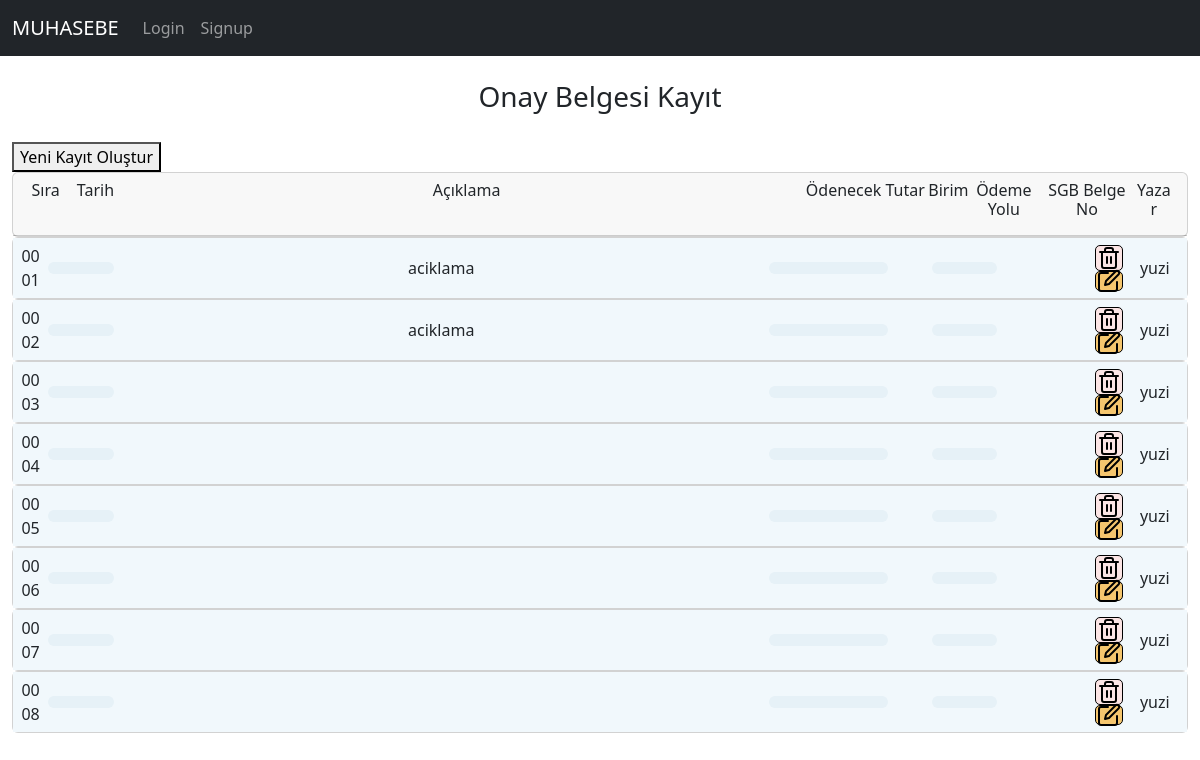
The page /defter_onay_list on the database as committed earlier.
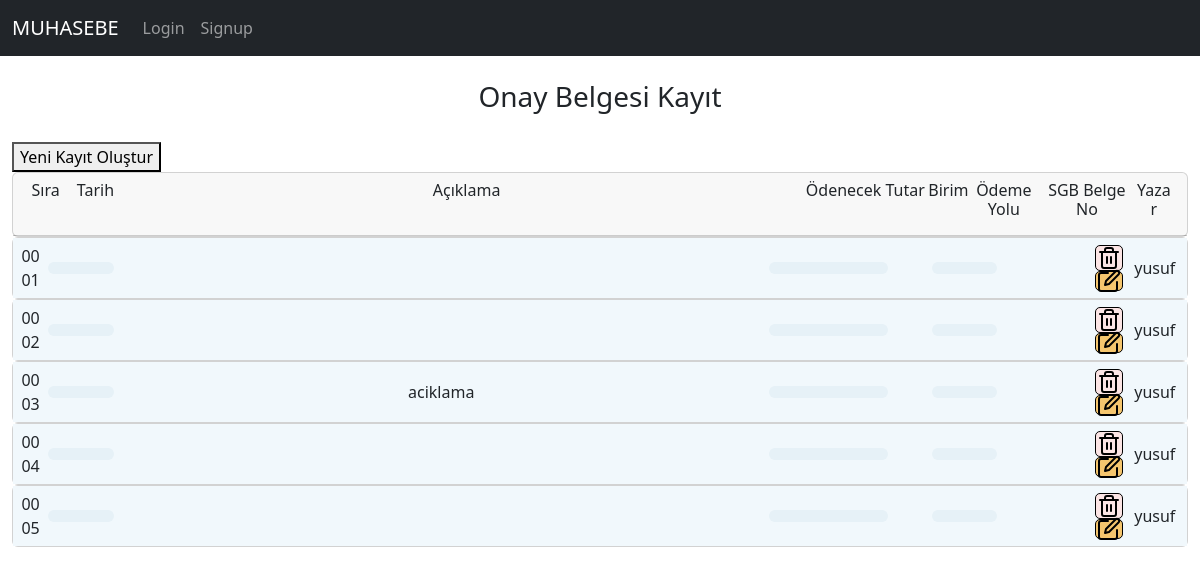
The same page on the database as committed later.
### muhapp/models.py (models this page shows, shortened)
class OnayRegisterModel(models.Model):
    username = models.ForeignKey(User, on_delete=models.CASCADE, null=True)
    onay_no = models.CharField(max_length = 100)
    onay_aciklama = models.CharField(max_length = 100, default='my_default_value')
    onay_tarih = models.DateField(default=datetime.now)
    onay_odemetutar = models.CharField(max_length = 20)
    onay_parabirimi = models.CharField(max_length = 20)
    onay_odemeyolu = models.CharField(max_length = 20)

### muhapp/views.py (the view)
# urls.py: path('defter_onay_list', views.defter_onay_list_view, name="defter_onay_list"),         # onay bilgileri listeleme
def defter_onay_list_view(request):
    defter_onay_list = models.OnayRegisterModel.objects.all()
    defter_onay_list = {"defter_onay_list":defter_onay_list}
    return render(request, 'muhapp/defter_onay_list.html', context=defter_onay_list)

### muhapp/templates/muhapp/defter_onay_list.html (shortened to what this page needs)
{% extends "base.html" %}
{% load static %}
{%block content%}
<div class="" style=" margin: auto; padding-bottom: 50px; width: 98%;">
    <h3 style="padding-bottom: 20px; text-align:center">Onay Belgesi Kayıt</h3>
    <button id="openNewWindowButton">Yeni Kayıt Oluştur</button>
    <div class="" style="width: 100%; margin:auto">
        <div class="card">
            <div class="card-header" style="text-align: center;">
                <div class="" style="display: flex;">
                    <div class="" style="width: 3%;"><h6>Sıra</h6></div>
                    <div class="" style="width: 6%;"><h6>Tarih</h6></div>
                    <div class="" style="width: 61%;"><h6>Açıklama</h6></div>
                    <div class="" style="width: 11%;"><h6>Ödenecek Tutar</h6></div>
                    <div class="" style="width: 4%;"><h6>Birim</h6></div>
                    <div class="" style="width: 6%;"><h6>Ödeme Yolu</h6></div>
                    <div class="" style="width: 9%;"><h6>SGB Belge No</h6></div>
                    <div class="" style="width: 3%;"><h6>Yazar</h6></div>
                </div>
            </div>
        </div>
    </div>
    <div class="" style="width: 100%; margin:auto">
        {%for bilgi in defter_onay_list%}
            <div class="card">
                <div class="" style="display: flex; text-align:center; align-items: center; background-color: #f1f8fc;">
                    <div class="" style=" width: 3%; background-color: #f1f8fc; padding: 6px;">{{forloop.counter|stringformat:"04d"}}</div>
                    <div class="" style="width: 6%; background-color: #e6f1f7; padding: 6px; border-radius: 6px;">{{bilgi.onay_tarih|date:"d.m.Y"}}</div>
                    <div class="" style="width: 61%; background-color: #f1f8fc; padding: 6px;">{{bilgi.onay_aciklama}}</div>
                    <div class="" style="width: 11%; background-color: #e6f1f7; padding: 6px; border-radius: 6px;">{{bilgi.onay_odemetutar}}</div>
                    <div class="" style="width: 4%; background-color: #f1f8fc; padding: 6px;">{{bilgi.onay_parabirimi}}</div>
                    <div class="" style="width: 6%; background-color: #e6f1f7; padding: 6px; border-radius: 6px;">{{bilgi.onay_odemeyolu}}</div>
                    <div class="" style="width: 9%; background-color: #f1f8fc; padding: 6px;">{{bilgi.onay_no}}</div>
                    <div style="display:flex; flex-direction: column;">
                        <div style="background-color: #fce5e5; border: 1px solid #000; border-radius: 5px;">
                            <a href="{% url 'muhapp:onay_list_delete' id=bilgi.id %}"
                                class="btn btn-sm"
                                style="margin: 4px; height: 16px; width:16px; display: flex; align-items: center; justify-content: center; ">
                                <img  src="{% static 'muhapp/images/trash.svg' %}" alt="Sil">
                            </a>
                        </div>
                        <div style="background-color: #f5c66e; border: 1px solid #000; border-radius: 5px;">
                            <a href="{% url 'muhapp:edit_onay_bilgi' id=bilgi.id %}"
                                class="btn btn-sm"
                                style="margin: 4px; height: 10px; width:10px; display: flex; align-items: center; justify-content: center;">
                                <img src="{% static 'muhapp/images/edit.svg' %}" alt="Edit">
                            </a>
                        </div>
                    </div>
                    <div class="" style="width: 6%;">{{bilgi.username}}</div>
                </div>
            </div>
        {%endfor%}
</div>
{%endblock%}

### templates/base.html (shortened to what this page needs)
<html lang="en">
<head>
    <link href="https://cdn.jsdelivr.net/npm/bootstrap@5.3.2/dist/css/bootstrap.min.css" rel="stylesheet">
    <link rel="stylesheet" href="https://unpkg.com/dropzone@5/dist/min/dropzone.min.css" type="text/css" />
</head>
<body>
    <nav class="navbar navbar-expand-md navbar-dark bg-dark mb-4">
        <div class="container-fluid">
          <a class="navbar-brand" href="{% url 'muhapp:main' %}">MUHASEBE</a>
          <div class="collapse navbar-collapse" id="navbarCollapse">
            <ul class="navbar-nav me-auto mb-2 mb-md-0">
              {% if request.user.is_authenticated %}
              <li class="nav-item">
                <a class="nav-link active" aria-current="page" href="{% url 'muhapp:onay_list' %}">Onaylar</a>
              </li>
              <li class="nav-item">
                <a class="nav-link" href="#">Ziraat</a>
              </li>
              <li class="nav-item">
                <a class="nav-link" href="#">DemirBank-YF</a>
              </li>
              <li class="nav-item">
                <a class="nav-link" href="#">DemirBank-Duz</a>
              </li>
              <li class="nav-item">
                <a class="nav-link" href="{% url 'muhapp:defterler' %}">Defterler</a>
              </li>
              <li class="nav-item">
                <a class="nav-link {% if request.path == '/logout/' %}active{% endif %}" href="{% url 'logout' %}?next=/">Logout</a>
              </li>
              {% else %}
              <li class="nav-item">
                <a class="nav-link {% if request.path == '/login/' %}active{% endif %}" href="{% url 'login' %}">Login</a>
              </li>
              <li class="nav-item">
                <a class="nav-link  {% if request.path == '/signup/' %}active{% endif %}" href="{% url 'muhapp:signup' %}?next=/">Signup</a>
              </li>
              {% endif %}
            </ul>
          </div>
        </div>
      </nav>
    {%block content%}{%endblock%}
</body>
</html>

Rows that differ between the two databases and show on the page:
removed OnayRegisterModel: onay_aciklama "aciklama", username "yuzi"
removed OnayRegisterModel: onay_aciklama "aciklama", username "yuzi"
removed OnayRegisterModel: username "yuzi"
removed OnayRegisterModel: username "yuzi"
removed OnayRegisterModel: username "yuzi"
removed OnayRegisterModel: username "yuzi"
removed OnayRegisterModel: username "yuzi"
removed OnayRegisterModel: username "yuzi"
added OnayRegisterModel: username "yusuf"
added OnayRegisterModel: username "yusuf"
added OnayRegisterModel: onay_aciklama "aciklama", username "yusuf"
added OnayRegisterModel: username "yusuf"
added OnayRegisterModel: username "yusuf"
